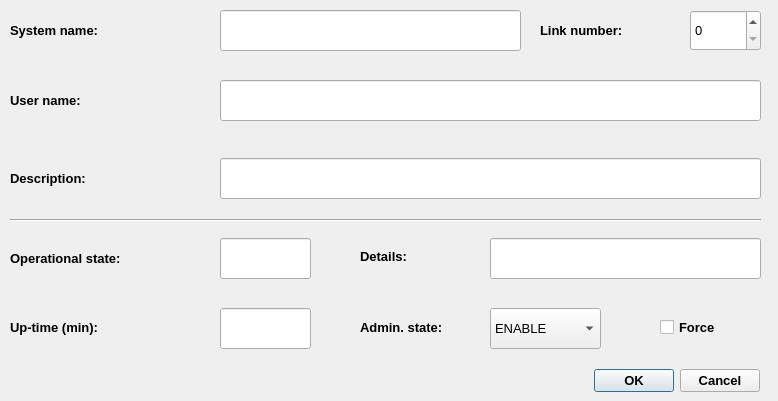
<?xml version="1.0" encoding="UTF-8"?>
<ui version="4.0">
 <class>satLinkDialog</class>
 <widget class="QDialog" name="satLinkDialog">
  <property name="geometry">
   <rect>
    <x>0</x>
    <y>0</y>
    <width>778</width>
    <height>401</height>
   </rect>
  </property>
  <property name="windowTitle">
   <string>Satelite link</string>
  </property>
  <property name="windowIcon">
   <iconset>
    <normaloff>../icons/link.png</normaloff>../icons/link.png</iconset>
  </property>
  <widget class="QComboBox" name="adminStateComboBox">
   <property name="geometry">
    <rect>
     <x>490</x>
     <y>308</y>
     <width>111</width>
     <height>41</height>
    </rect>
   </property>
   <property name="font">
    <font>
     <pointsize>10</pointsize>
    </font>
   </property>
   <property name="whatsThis">
    <string>&lt;html&gt;&lt;head/&gt;&lt;body&gt;&lt;p&gt;Satelite link administrative state [ENABLE | DISABLE]&lt;/p&gt;&lt;/body&gt;&lt;/html&gt;</string>
   </property>
   <item>
    <property name="text">
     <string>ENABLE</string>
    </property>
   </item>
   <item>
    <property name="text">
     <string>DISABLE</string>
    </property>
   </item>
  </widget>
  <widget class="QLabel" name="label_3">
   <property name="geometry">
    <rect>
     <x>360</x>
     <y>307</y>
     <width>131</width>
     <height>41</height>
    </rect>
   </property>
   <property name="font">
    <font>
     <pointsize>10</pointsize>
     <weight>75</weight>
     <bold>true</bold>
    </font>
   </property>
   <property name="text">
    <string>Admin. state:</string>
   </property>
   <property name="wordWrap">
    <bool>true</bool>
   </property>
  </widget>
  <widget class="QLabel" name="label_4">
   <property name="geometry">
    <rect>
     <x>10</x>
     <y>238</y>
     <width>211</width>
     <height>41</height>
    </rect>
   </property>
   <property name="font">
    <font>
     <pointsize>10</pointsize>
     <weight>75</weight>
     <bold>true</bold>
    </font>
   </property>
   <property name="whatsThis">
    <string>&lt;html&gt;&lt;head/&gt;&lt;body&gt;&lt;p&gt;&lt;span style=&quot; font-weight:400;&quot;&gt;Satelite link operational state [AVAIL | UNAVAIL]&lt;/span&gt;&lt;/p&gt;&lt;/body&gt;&lt;/html&gt;</string>
   </property>
   <property name="text">
    <string>Operational state:</string>
   </property>
  </widget>
  <widget class="QLineEdit" name="opStateSummaryLineEdit">
   <property name="geometry">
    <rect>
     <x>220</x>
     <y>238</y>
     <width>91</width>
     <height>41</height>
    </rect>
   </property>
   <property name="font">
    <font>
     <pointsize>10</pointsize>
    </font>
   </property>
   <property name="whatsThis">
    <string>&lt;html&gt;&lt;head/&gt;&lt;body&gt;&lt;p&gt;Satelite link operational state [AVAIL | UNAVAIL]&lt;/p&gt;&lt;/body&gt;&lt;/html&gt;</string>
   </property>
   <property name="text">
    <string/>
   </property>
   <property name="readOnly">
    <bool>true</bool>
   </property>
  </widget>
  <widget class="QCheckBox" name="adminStateForceCheckBox">
   <property name="geometry">
    <rect>
     <x>660</x>
     <y>307</y>
     <width>101</width>
     <height>41</height>
    </rect>
   </property>
   <property name="font">
    <font>
     <pointsize>10</pointsize>
     <weight>75</weight>
     <bold>true</bold>
    </font>
   </property>
   <property name="whatsThis">
    <string>&lt;html&gt;&lt;head/&gt;&lt;body&gt;&lt;p&gt;&lt;span style=&quot; font-weight:400;&quot;&gt;Satelite link administrative state [ENABLE | DISABLE]&lt;/span&gt;&lt;/p&gt;&lt;/body&gt;&lt;/html&gt;</string>
   </property>
   <property name="text">
    <string>Force</string>
   </property>
  </widget>
  <widget class="QLabel" name="label_5">
   <property name="geometry">
    <rect>
     <x>10</x>
     <y>307</y>
     <width>211</width>
     <height>41</height>
    </rect>
   </property>
   <property name="font">
    <font>
     <pointsize>10</pointsize>
     <weight>75</weight>
     <bold>true</bold>
    </font>
   </property>
   <property name="whatsThis">
    <string>&lt;html&gt;&lt;head/&gt;&lt;body&gt;&lt;p&gt;&lt;span style=&quot; font-weight:400;&quot;&gt;Satelite link uptime - time sinse previous satelite link start&lt;/span&gt;&lt;/p&gt;&lt;/body&gt;&lt;/html&gt;</string>
   </property>
   <property name="text">
    <string>Up-time (min):</string>
   </property>
  </widget>
  <widget class="QLineEdit" name="upTimeLineEdit">
   <property name="geometry">
    <rect>
     <x>220</x>
     <y>308</y>
     <width>91</width>
     <height>41</height>
    </rect>
   </property>
   <property name="font">
    <font>
     <pointsize>10</pointsize>
    </font>
   </property>
   <property name="whatsThis">
    <string>&lt;html&gt;&lt;head/&gt;&lt;body&gt;&lt;p&gt;Satelite link uptime - time sinse previous satelite link start&lt;/p&gt;&lt;/body&gt;&lt;/html&gt;</string>
   </property>
   <property name="text">
    <string/>
   </property>
   <property name="readOnly">
    <bool>true</bool>
   </property>
  </widget>
  <widget class="QDialogButtonBox" name="confirmButtonBox">
   <property name="geometry">
    <rect>
     <x>589</x>
     <y>365</y>
     <width>171</width>
     <height>31</height>
    </rect>
   </property>
   <property name="font">
    <font>
     <pointsize>10</pointsize>
     <weight>75</weight>
     <bold>true</bold>
    </font>
   </property>
   <property name="standardButtons">
    <set>QDialogButtonBox::Cancel|QDialogButtonBox::Ok</set>
   </property>
  </widget>
  <widget class="QLabel" name="label_12">
   <property name="geometry">
    <rect>
     <x>540</x>
     <y>10</y>
     <width>131</width>
     <height>41</height>
    </rect>
   </property>
   <property name="font">
    <font>
     <pointsize>10</pointsize>
     <weight>75</weight>
     <bold>true</bold>
    </font>
   </property>
   <property name="whatsThis">
    <string>&lt;html&gt;&lt;head/&gt;&lt;body&gt;&lt;p&gt;&lt;span style=&quot; font-weight:400;&quot;&gt;Satelite link number&lt;/span&gt;&lt;/p&gt;&lt;/body&gt;&lt;/html&gt;</string>
   </property>
   <property name="text">
    <string>Link number:</string>
   </property>
  </widget>
  <widget class="QLineEdit" name="descriptionLineEdit">
   <property name="geometry">
    <rect>
     <x>220</x>
     <y>158</y>
     <width>541</width>
     <height>41</height>
    </rect>
   </property>
   <property name="font">
    <font>
     <pointsize>10</pointsize>
    </font>
   </property>
   <property name="whatsThis">
    <string>&lt;html&gt;&lt;head/&gt;&lt;body&gt;&lt;p&gt;Satelite link description&lt;/p&gt;&lt;/body&gt;&lt;/html&gt;</string>
   </property>
   <property name="text">
    <string/>
   </property>
   <property name="readOnly">
    <bool>false</bool>
   </property>
  </widget>
  <widget class="QLabel" name="label_13">
   <property name="geometry">
    <rect>
     <x>10</x>
     <y>158</y>
     <width>211</width>
     <height>41</height>
    </rect>
   </property>
   <property name="font">
    <font>
     <pointsize>10</pointsize>
     <weight>75</weight>
     <bold>true</bold>
    </font>
   </property>
   <property name="whatsThis">
    <string>&lt;html&gt;&lt;head/&gt;&lt;body&gt;&lt;p&gt;&lt;span style=&quot; font-weight:400;&quot;&gt;Satelite link description&lt;/span&gt;&lt;/p&gt;&lt;/body&gt;&lt;/html&gt;</string>
   </property>
   <property name="text">
    <string>Description:</string>
   </property>
  </widget>
  <widget class="QLabel" name="label_14">
   <property name="geometry">
    <rect>
     <x>360</x>
     <y>236</y>
     <width>131</width>
     <height>41</height>
    </rect>
   </property>
   <property name="font">
    <font>
     <pointsize>10</pointsize>
     <weight>75</weight>
     <bold>true</bold>
    </font>
   </property>
   <property name="whatsThis">
    <string>&lt;html&gt;&lt;head/&gt;&lt;body&gt;&lt;p&gt;&lt;span style=&quot; font-weight:400;&quot;&gt;Satelite link detailed operational state [INIT | DISABLE | CBL | ERRSEC | FAIL]&lt;/span&gt;&lt;/p&gt;&lt;/body&gt;&lt;/html&gt;</string>
   </property>
   <property name="text">
    <string>Details:</string>
   </property>
  </widget>
  <widget class="QLineEdit" name="opStateDetailLineEdit">
   <property name="geometry">
    <rect>
     <x>490</x>
     <y>238</y>
     <width>271</width>
     <height>41</height>
    </rect>
   </property>
   <property name="font">
    <font>
     <pointsize>10</pointsize>
    </font>
   </property>
   <property name="whatsThis">
    <string>&lt;html&gt;&lt;head/&gt;&lt;body&gt;&lt;p&gt;Satelite link detailed operational state [INIT | DISABLE | CBL | ERRSEC | FAIL]&lt;/p&gt;&lt;/body&gt;&lt;/html&gt;</string>
   </property>
   <property name="text">
    <string/>
   </property>
   <property name="readOnly">
    <bool>true</bool>
   </property>
  </widget>
  <widget class="QSpinBox" name="linkNoSpinBox">
   <property name="geometry">
    <rect>
     <x>690</x>
     <y>10</y>
     <width>71</width>
     <height>41</height>
    </rect>
   </property>
   <property name="font">
    <font>
     <pointsize>10</pointsize>
    </font>
   </property>
   <property name="whatsThis">
    <string>&lt;html&gt;&lt;head/&gt;&lt;body&gt;&lt;p&gt;Satelite link number&lt;/p&gt;&lt;/body&gt;&lt;/html&gt;</string>
   </property>
   <property name="maximum">
    <number>1</number>
   </property>
  </widget>
  <widget class="Line" name="line">
   <property name="geometry">
    <rect>
     <x>10</x>
     <y>210</y>
     <width>751</width>
     <height>20</height>
    </rect>
   </property>
   <property name="orientation">
    <enum>Qt::Horizontal</enum>
   </property>
  </widget>
  <widget class="QLineEdit" name="sysNameLineEdit">
   <property name="geometry">
    <rect>
     <x>220</x>
     <y>10</y>
     <width>301</width>
     <height>41</height>
    </rect>
   </property>
   <property name="font">
    <font>
     <pointsize>10</pointsize>
    </font>
   </property>
   <property name="whatsThis">
    <string>&lt;html&gt;&lt;head/&gt;&lt;body&gt;&lt;p&gt;Satelite link description&lt;/p&gt;&lt;/body&gt;&lt;/html&gt;</string>
   </property>
   <property name="text">
    <string/>
   </property>
   <property name="readOnly">
    <bool>false</bool>
   </property>
  </widget>
  <widget class="QLabel" name="label_15">
   <property name="geometry">
    <rect>
     <x>10</x>
     <y>10</y>
     <width>211</width>
     <height>41</height>
    </rect>
   </property>
   <property name="font">
    <font>
     <pointsize>10</pointsize>
     <weight>75</weight>
     <bold>true</bold>
    </font>
   </property>
   <property name="whatsThis">
    <string>&lt;html&gt;&lt;head/&gt;&lt;body&gt;&lt;p&gt;&lt;span style=&quot; font-weight:400;&quot;&gt;Satelite link description&lt;/span&gt;&lt;/p&gt;&lt;/body&gt;&lt;/html&gt;</string>
   </property>
   <property name="text">
    <string>System name:</string>
   </property>
  </widget>
  <widget class="QLineEdit" name="usrNameLineEdit">
   <property name="geometry">
    <rect>
     <x>220</x>
     <y>80</y>
     <width>541</width>
     <height>41</height>
    </rect>
   </property>
   <property name="font">
    <font>
     <pointsize>10</pointsize>
    </font>
   </property>
   <property name="whatsThis">
    <string>&lt;html&gt;&lt;head/&gt;&lt;body&gt;&lt;p&gt;Satelite link description&lt;/p&gt;&lt;/body&gt;&lt;/html&gt;</string>
   </property>
   <property name="text">
    <string/>
   </property>
   <property name="readOnly">
    <bool>false</bool>
   </property>
  </widget>
  <widget class="QLabel" name="label_16">
   <property name="geometry">
    <rect>
     <x>10</x>
     <y>80</y>
     <width>211</width>
     <height>41</height>
    </rect>
   </property>
   <property name="font">
    <font>
     <pointsize>10</pointsize>
     <weight>75</weight>
     <bold>true</bold>
    </font>
   </property>
   <property name="whatsThis">
    <string>&lt;html&gt;&lt;head/&gt;&lt;body&gt;&lt;p&gt;&lt;span style=&quot; font-weight:400;&quot;&gt;Satelite link description&lt;/span&gt;&lt;/p&gt;&lt;/body&gt;&lt;/html&gt;</string>
   </property>
   <property name="text">
    <string>User name:</string>
   </property>
  </widget>
 </widget>
 <resources/>
 <connections/>
</ui>
